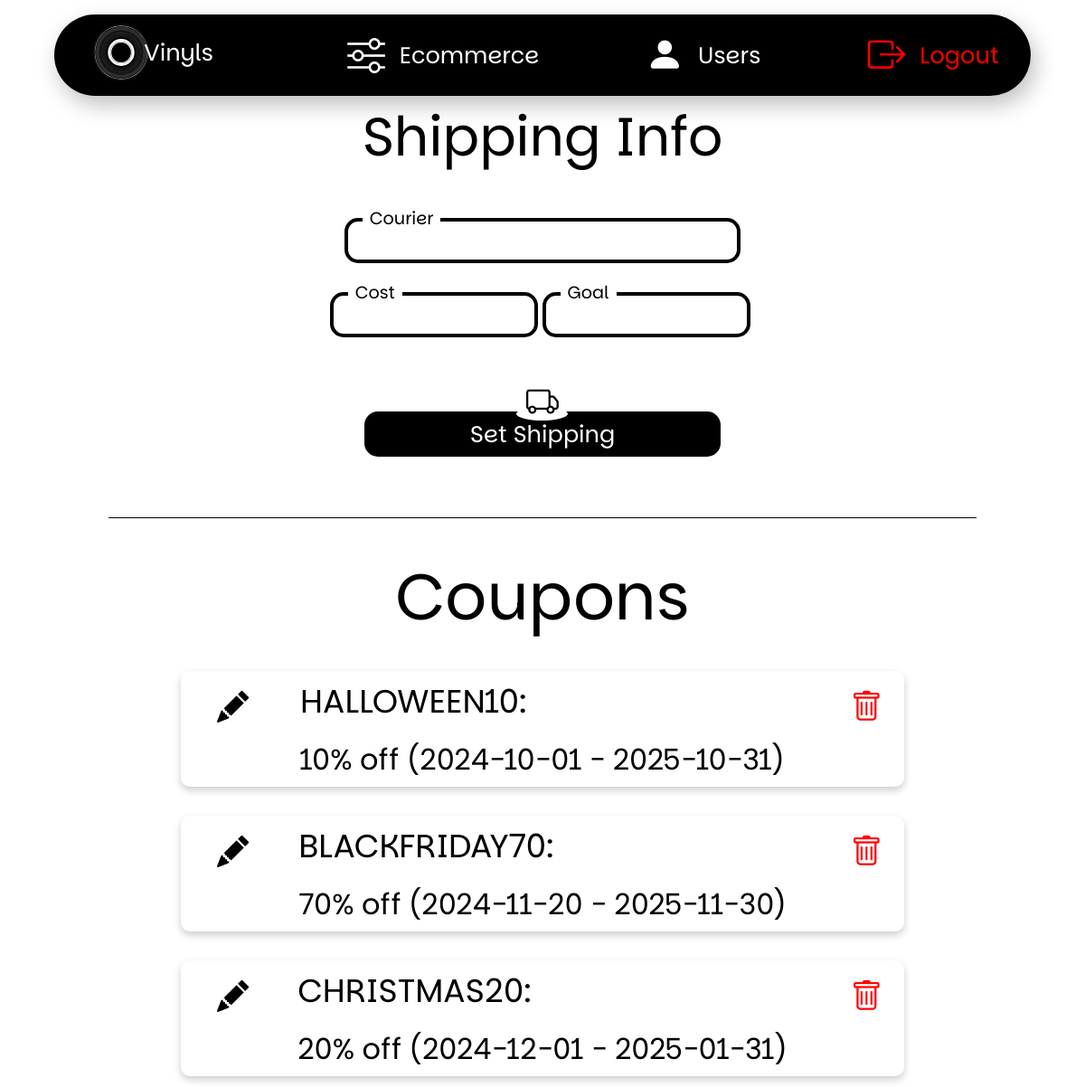
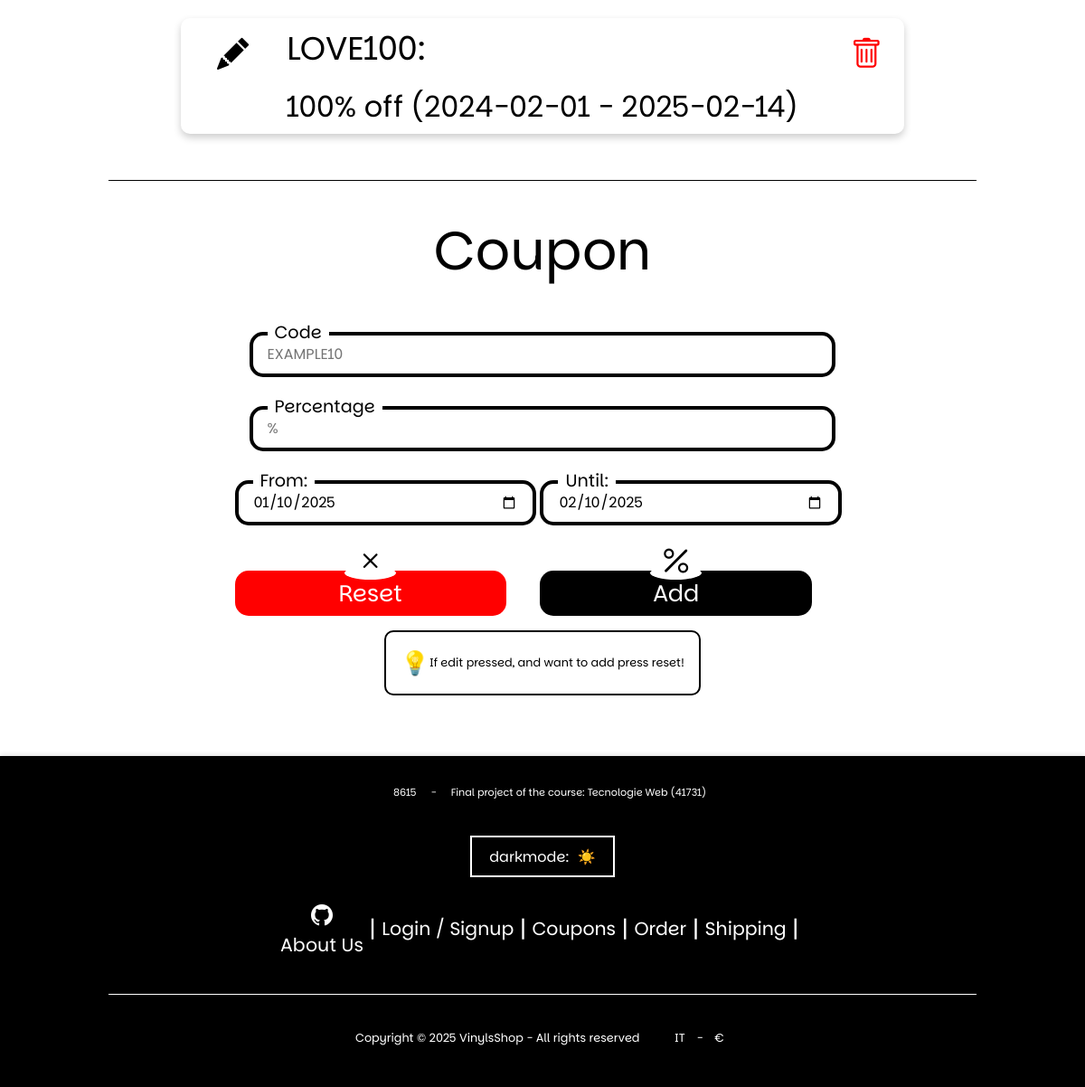
The page /dashboard/ecommerce (signed in) on the database its author committed (2 pictures, top to bottom).
### tables this page shows
CREATE TABLE IF NOT EXISTS `coupons` (
    `id_coupon` INT NOT NULL AUTO_INCREMENT,
    `discount_code` VARCHAR(50) NOT NULL,
    `percentage` DECIMAL(10, 2) NOT NULL,
    `valid_from` DATE NOT NULL,
    `valid_until` DATE NOT NULL,
    PRIMARY KEY (`id_coupon`),
    UNIQUE INDEX `code_UNIQUE` (`discount_code` ASC)
);

### src/core/Controller.php (called while the page is built, shortened)
<?php
class Controller {
    protected function render($page, $head = [], $data = []) {
        include UTILITY . 'Render.php';
    }
}
?>

### src/controllers/HomeController.php (called while the page is built, shortened)
<?php
class HomeController extends Controller {
    private $order_model = null;
    public function __construct() {
        $this->order_model = new OrderModel();
    }
    public function dashboardEcommerce() {
        $this->render('admin/ecommerce', ['title' => 'Manage Ecommerce'],
            ['coupons' => $this->order_model->getCoupons()]);
    }
}
?>

### src/core/Router.php (called while the page is built, shortened)
<?php
class Router {
    protected $routes = [];
    private $request;
    private $response;
    public function __construct(Request $request, Response $response)
    {
        $this->request = $request;
        $this->response = $response;
    }
    private function addRoute($route, $callback, $method)
    {
        $this->routes[$method][$route] = $callback;
    }
    public function dispatch()
    {
        $method = $this->request->getMethod();
        $url = $this->request->getUrl();
        $callback = $this->routes[$method][$url] ?? false;
        $callback[0] = new $callback[0];
        call_user_func($callback, $this->request, $this->response);
    }
}
?>

### src/utility/Routing.php (called while the page is built, shortened)
<?php
    require_once CONTROLLERS . '/HomeController.php';
    $router = new Router(new Request(), new Response());
    $router->get('/', [HomeController::class, 'index']);
    $router->get('/search', [HomeController::class, 'search']);
    $router->post('/login', [HomeController::class, 'login']);
    $router->post('/register', [HomeController::class, 'register']);
    $router->get('/logout', [HomeController::class, 'logout']);
    $router->get('/cache', [HomeController::class, 'reset']);
    $router->get('/dashboard', [HomeController::class, 'dashboard']);
    $router->get('/dashboard/albums', [HomeController::class, 'dashboardAlbums']);
    $router->get('/dashboard/ecommerce', [HomeController::class, 'dashboardEcommerce']);
    $router->get('/dashboard/users', [HomeController::class, 'dashboardUsers']);
    $router->get('/vinyl', [VinylController::class, 'index']);
    $router->post('/vinyl', [VinylController::class, 'setVinyl']);
    $router->delete('/vinyl', [VinylController::class, 'deleteVinyl']);
    $router->get('/albums', [VinylController::class, 'getAlbums']);
    $router->get('/cart', [CartController::class, 'index']);
    $router->get('/cart/get', [CartController::class, 'get']);
    $router->post('/cart', [CartController::class, 'manage']);
    $router->get('/cart/sync', [CartController::class, 'sync']);
    $router->get('/checkout', [CartController::class, 'checkout']);
    $router->get('/checkout/total', [CartController::class, 'getTotal']);
    $router->post('/checkout', [CartController::class, 'pay']);
    $router->get('/user', [UserController::class, 'index']);
    $router->get('/user/get', [UserController::class, 'getUser']);
    $router->post('/user', [UserController::class, 'updateUser']);
    $router->delete('/user', [UserController::class, 'deleteUser']);
    $router->post('/user/defaults', [UserController::class, 'setUserDefaults']);
    $router->get('/user/addresses', [UserController::class, 'addresses']);
    $router->get('/user/address', [UserController::class, 'getAddress']);
    $router->delete('/user/address', [UserController::class, 'deleteAddress']);
    $router->post('/user/address', [UserController::class, 'setAddress']);
    $router->get('/user/cards', [UserController::class, 'cards']);
    $router->get('/user/card', [UserController::class, 'getCard']);
    $router->delete('/user/card', [UserController::class, 'deleteCard']);
    $router->post('/user/card', [UserController::class, 'setCard']);
    $router->get('/notifications', [UserController::class, 'notifications']);
    $router->get('/notifications/get', [UserController::class, 'getNotifications']);
    $router->post('/notification', [UserController::class, 'readNotification']);
    $router->delete('/notification', [UserController::class, 'deleteNotification']);
    $router->get('/users', [UserController::class, 'users']);
    $router->get('/order', [OrderController::class, 'index']);
    $router->get('/orders', [OrderController::class, 'getOrders']);
    $router->post('/shipping', [OrderController::class, 'setShipping']);
    $router->get('/coupons', [OrderController::class, 'getCoupons']);
    $router->post('/coupon', [OrderController::class, 'setCoupon']);
    $router->delete('/coupon', [OrderController::class, 'deleteCoupon']);
    $router->dispatch();
?>

### src/index.php (called while the page is built, shortened)
<?php
require_once CORE . 'Router.php';
require_once CORE . 'Controller.php';
require_once UTILITY . 'Database.php';
include UTILITY . 'Routing.php';
?>

### src/utility/Database.php (called while the page is built, shortened)
<?php
class Database {
    private $connection;
    private $handler;
    private static string $host= 'localhost';
    private static string $username= 'admin';
    private static string $password= 'admin';
    private static string $database= 'vinylsshop';
    private function __construct() {
        $this->handler = $this->setHandler(null);
        $this->connection = new mysqli(self::$host, self::$username, self::$password, self::$database);
    }
    private function setConfigEnv() {
        self::$host = $_ENV['DB_HOST'] ?? self::$host;
        self::$username = $_ENV['DB_USER'] ?? self::$username;
        self::$password = $_ENV['DB_PASSWORD'] ?? self::$password;
        self::$database = $_ENV['DB_NAME'] ?? self::$database;
    }
    public function setHandler($handler) {
        $this->handler = $handler;
    }
    private function executeQueryWithParams($query, $types, ...$params) {
        $finalQuery = '';
        $finalParams = [];
        $finalTypes = '';
        $splitQuery = explode('?', $query);
        for ($i = 0; $i < count($splitQuery); $i++) {
            $finalQuery .= $splitQuery[$i];
            if ($i < count($splitQuery) - 1) {
                $finalQuery .= '?';
                $finalTypes .= $types[$i];
                $finalParams[$i] = $params[$i] === '' ? null : $params[$i];
            }
        }
        try {
            $stmt = $this->connection->prepare($finalQuery);
            $stmt->bind_param($finalTypes, ...$finalParams);
            $stmt->execute();
        } catch (\Throwable $th) {
            if ($this->handler !== null) {
                echo 'Query: </br>';
                call_user_func($this->handler, $query, $types, ...$params);
                echo '</br>';
                echo 'Query Parsed: </br>';
                call_user_func($this->handler, $finalQuery, $finalTypes, ...$finalParams);
                echo '</br>';
                var_dump($th->getMessage());
            }
            return false;
        }
        return $stmt;
    }
    private function executeQuery($query) {
        try {
            $stmt = $this->connection->prepare($query);
            $stmt->execute();
        } catch (\Throwable $th) {
            if ($this->handler !== null) {
                echo 'Query: </br>';
                call_user_func($this->handler, $query);
                echo '</br>';
                var_dump($th->getMessage());
            }
            return false;
        }
        return $stmt;
    }
    public function executeResults($query, $types=null, ...$params) {
        $stmt = $types === null || empty($types) ? $this->executeQuery($query) : $this->executeQueryWithParams($query, $types, ...$params);
        $result = $stmt->get_result();
        return $result->fetch_all(MYSQLI_ASSOC) ?? [];
    }
}
?>

### src/models/OrderModel.php (called while the page is built, shortened)
<?php
final class OrderModel
{
    public function getCoupons($id_coupon = null) {
        return Database::getInstance()->executeResults("SELECT `id_coupon`, `discount_code`, `percentage`, `valid_from`, `valid_until` FROM `vinylsshop`.`coupons` WHERE CURDATE() BETWEEN `valid_from` AND `valid_until`;");
    }
}

### src/views/components/cards/coupon.php (the view)
<div class="coupon card" id="card-coupon_<?php echo $coupon['id_coupon']?>"
    data-id="<?php echo $coupon['id_coupon']?>" data-discount_code="<?php echo $coupon['discount_code']?>" data-percentage="<?php echo $coupon['percentage'] * 100?>" data-valid_from="<?php echo $coupon['valid_from']?>" data-valid_until="<?php echo $coupon['valid_until']?>" >
    <header>
        <a onclick="loadCoupon(<?php echo $coupon['id_coupon']?>)">
            <i class="bi bi-pencil-fill"></i>
        </a>
    </header>
    <span class="coupon-details">
        <h4><?php echo $coupon['discount_code']?>:</h4>
        <p>
            <?php echo $coupon['percentage'] * 100?>% off (<?php echo $coupon['valid_from']?> - <?php echo $coupon['valid_until']?>)
        </p>
    </span>
    <footer>
        <a class="delete" onclick="deleteCoupon(<?php echo $coupon['id_coupon']?>)">
            <i class="bi bi-trash"></i>
        </a>
    </footer>
</div>

### src/views/pages/admin/ecommerce.php (shortened to what this page needs)
<form action="/shipping" method="post">
    <h2>Shipping Info</h2>
    <ul>
        <li>
            <label for="shipping_courier">Courier</label>
            <input type="text" name="shipping_courier" value="<?php echo $_ENV['SHIPPING_COURIER']?>" id="input-shipping_courier">
        </li>
        <li class="split">
            <label for="shipping_cost">Cost</label>
            <input type="text" name="shipping_cost" value="<?php echo $_ENV['SHIPPING_COST']?>" id="input-shipping_cost">
        </li>
        <li class="split">
            <label for="shipping_goal">Goal</label>
            <input type="text" name="shipping_goal" value="<?php echo $_ENV['SHIPPING_GOAL']?>" id="input-shipping_goal">
        </li>
        <li>
            <div class="large button">
                <i class="bi bi-truck"></i>
                <input type="button" id="btn-shipping_submit" aria-label="Set Shipping" value="Set Shipping" />
            </div>
        </li>
    </ul>
</form>
<div class="div"></div>
<section>
    <?php if (isset($coupons) && $coupons !== []): ?>
        <h1>Coupons</h1>
        <?php
            foreach ($coupons as $coupon) {
                include COMPONENTS . '/cards/coupon.php';
            }
        ?>
    <?php else: ?>
        <h1>No coupons found!</h1>
    <?php endif; ?>
</section>
<div class="div"></div>
<form action="/coupon" id="form-coupon" method="post">
        <h2>Coupon</h2>
        <ul>
            <li>
                <label for="input-discount_code">Code</label>
                <input type="text" name="discount_code" id="input-discount_code" placeholder="EXAMPLE10" aria-required="true" />
            </li>
            <li>
                <label for="input-percentage">Percentage</label>
                <input type="text" name="percentage" id="input-percentage" placeholder="%" aria-required="true" />
            </li>
            <li class="split">
                <label for="input-valid_from">From:</label>
                <input type="date" name="valid_from" id="input-valid_from" value="<?php echo date('Y-m-d'); ?>" aria-required="true" />
            </li>
            <li class="split">
                <label for="input-valid_until">Until:</label>
                <input type="date" name="valid_until" id="input-valid_until" value="<?php echo date('Y-m-d', strtotime('+1 month')); ?>" aria-required="true" />
            </li>
            <li id="li-form_reset" class="split">
                <div class="button">
                    <i class="bi bi-x"></i>
                    <button class="close" type="button" id="btn-coupon_reset" aria-label="Reset Form">Reset</button>
                </div>
            </li>
            <li class="split">
                <div class="button">
                    <i class="bi bi-percent"></i>
                    <button type="button" id="btn-coupon_submit" aria-label="Add Coupon">Add</button>
                </div>
            </li>
        </ul>
        <div class="callout">
            <p>If edit pressed, and want to add press reset!</p>
        </div>
    </form>

### rows shown on the page
coupons: discount_code "HALLOWEEN10", $coupon['percentage']*100 "10", valid_from "2024-10-01", valid_until "2025-10-31"
coupons: discount_code "BLACKFRIDAY70", $coupon['percentage']*100 "70", valid_from "2024-11-20", valid_until "2025-11-30"
coupons: discount_code "CHRISTMAS20", $coupon['percentage']*100 "20", valid_from "2024-12-01", valid_until "2025-01-31"
coupons: discount_code "LOVE100", $coupon['percentage']*100 "100", valid_from "2024-02-01", valid_until "2025-02-14"
